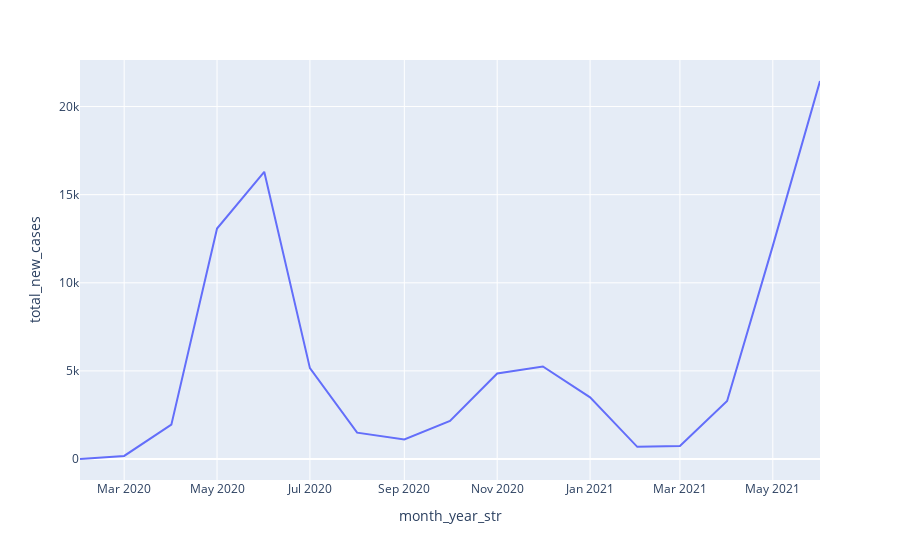

The notebook cell saved with this chart:
### Code cell
# use color as third subset for countries
import plotly.express as px
# df = px.data.gapminder().query("continent=='Oceania'")
fig = px.line(merge_afg, x="month_year_str", y="total_new_cases")
fig.show()

### Figure 1 — Plotly figure (JSON) as saved in the notebook; plotly's stock layout.template omitted (floating-point values rounded to 4 significant figures)
{"data": [{"hovertemplate": "month_year_str=%{x}<br>total_new_cases=%{y}<extra></extra>", "legendgroup": "", "line": {"color": "#636efa", "dash": "solid"}, "mode": "lines", "name": "", "orientation": "v", "showlegend": false, "type": "scatter", "x": ["2020-02", "2020-03", "2020-04", "2020-05", "2020-06", "2020-07", "2020-08", "2020-09", "2020-10", "2020-11", "2020-12", "2021-01", "2021-02", "2021-03", "2021-04", "2021-05", "2021-06"], "xaxis": "x", "y": [1, 174, 1952, 13081, 16299, 5158, 1494, 1109, 2157, 4849, 5252, 3497, 691, 740, 3291, 12093, 21450], "yaxis": "y"}], "layout": {"legend": {"tracegroupgap": 0}, "margin": {"t": 60}, "xaxis": {"anchor": "y", "domain": [0, 1], "title": {"text": "month_year_str"}}, "yaxis": {"anchor": "x", "domain": [0, 1], "title": {"text": "total_new_cases"}}}}
